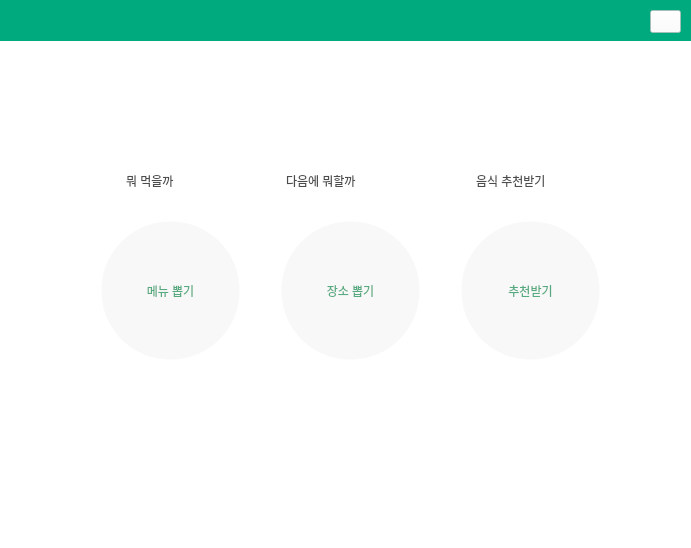
<?xml version="1.0" encoding="UTF-8"?>
<ui version="4.0">
 <class>Form</class>
 <widget class="QWidget" name="Form">
  <property name="windowModality">
   <enum>Qt::NonModal</enum>
  </property>
  <property name="enabled">
   <bool>true</bool>
  </property>
  <property name="geometry">
   <rect>
    <x>0</x>
    <y>0</y>
    <width>691</width>
    <height>548</height>
   </rect>
  </property>
  <property name="windowTitle">
   <string>무작위프로그램</string>
  </property>
  <property name="windowIcon">
   <iconset>
    <normaloff>good.png</normaloff>good.png</iconset>
  </property>
  <property name="windowOpacity">
   <double>1.000000000000000</double>
  </property>
  <property name="styleSheet">
   <string notr="true">background-color:rgb(255, 255, 255);
selection-background-color:rgb(232, 255, 208);
font: 75 9pt &quot;나눔스퀘어라운드 Bold&quot;;</string>
  </property>
  <widget class="QPushButton" name="title_button_2">
   <property name="geometry">
    <rect>
     <x>280</x>
     <y>220</y>
     <width>141</width>
     <height>141</height>
    </rect>
   </property>
   <property name="styleSheet">
    <string notr="true">background-color:rgb(248, 248, 248);
font: 75 13pt &quot;KoPub돋움체 Bold&quot;;
font: rgb(255, 255, 255);
border-color: rgb(234, 234, 234);
border-width: 3px;
border-style: rdige;
border-radius: 70px;
color:rgb(85, 170, 127);</string>
   </property>
   <property name="text">
    <string>장소 뽑기</string>
   </property>
  </widget>
  <widget class="QLabel" name="label">
   <property name="geometry">
    <rect>
     <x>120</x>
     <y>140</y>
     <width>111</width>
     <height>81</height>
    </rect>
   </property>
   <property name="styleSheet">
    <string notr="true">color:rgb(76, 76, 76);
font: 75 16pt &quot;KoPub돋움체 Medium&quot;;
font: rgb(255, 255, 255);
border-color: rgb(255, 255, 255);
border-width: 3px;
border-style: solid;
border-radius: 20px;</string>
   </property>
   <property name="text">
    <string>뭐 먹을까</string>
   </property>
  </widget>
  <widget class="QLabel" name="label_2">
   <property name="geometry">
    <rect>
     <x>300</x>
     <y>410</y>
     <width>91</width>
     <height>111</height>
    </rect>
   </property>
   <property name="text">
    <string/>
   </property>
   <property name="pixmap">
    <pixmap>seoul-tower (1).png</pixmap>
   </property>
   <property name="scaledContents">
    <bool>true</bool>
   </property>
  </widget>
  <widget class="QLabel" name="label_4">
   <property name="geometry">
    <rect>
     <x>280</x>
     <y>140</y>
     <width>141</width>
     <height>81</height>
    </rect>
   </property>
   <property name="styleSheet">
    <string notr="true">color:rgb(76, 76, 76);
font: 75 16pt &quot;KoPub돋움체 Medium&quot;;
font: rgb(255, 255, 255);
border-color: rgb(255, 255, 255);
border-width: 3px;
border-style: solid;
border-radius: 20px;</string>
   </property>
   <property name="text">
    <string>다음에 뭐할까</string>
   </property>
  </widget>
  <widget class="QPushButton" name="title_button_1">
   <property name="geometry">
    <rect>
     <x>100</x>
     <y>220</y>
     <width>141</width>
     <height>141</height>
    </rect>
   </property>
   <property name="styleSheet">
    <string notr="true">background-color:rgb(248, 248, 248);
font: 75 13pt &quot;KoPub돋움체 Bold&quot;;
font: rgb(255, 255, 255);
border-color: rgb(234, 234, 234);
border-width: 3px;
border-style: rdige;
border-radius: 70px;
color:rgb(85, 170, 127);</string>
   </property>
   <property name="text">
    <string>메뉴 뽑기</string>
   </property>
  </widget>
  <widget class="QLabel" name="label_3">
   <property name="geometry">
    <rect>
     <x>0</x>
     <y>0</y>
     <width>691</width>
     <height>41</height>
    </rect>
   </property>
   <property name="styleSheet">
    <string notr="true">background-color: rgb(0, 170, 127);
selection-background-color:rgb(232, 255, 208);
font: 75 9pt &quot;나눔스퀘어라운드 Bold&quot;;</string>
   </property>
   <property name="text">
    <string/>
   </property>
  </widget>
  <widget class="QPushButton" name="title_close">
   <property name="geometry">
    <rect>
     <x>650</x>
     <y>10</y>
     <width>31</width>
     <height>23</height>
    </rect>
   </property>
   <property name="styleSheet">
    <string notr="true">font: 75 9pt &quot;나눔스퀘어라운드 Bold&quot;;
font: rgb(255, 255, 255);
background-color: rgba(255, 255, 255, 170);</string>
   </property>
   <property name="text">
    <string/>
   </property>
   <property name="icon">
    <iconset>
     <normaloff>turn-off.png</normaloff>turn-off.png</iconset>
   </property>
  </widget>
  <widget class="QPushButton" name="title_button_3">
   <property name="geometry">
    <rect>
     <x>460</x>
     <y>220</y>
     <width>141</width>
     <height>141</height>
    </rect>
   </property>
   <property name="styleSheet">
    <string notr="true">background-color:rgb(248, 248, 248);
font: 75 13pt &quot;KoPub돋움체 Bold&quot;;
font: rgb(255, 255, 255);
border-color: rgb(234, 234, 234);
border-width: 3px;
border-style: rdige;
border-radius: 70px;
color:rgb(85, 170, 127);</string>
   </property>
   <property name="text">
    <string>추천받기</string>
   </property>
  </widget>
  <widget class="QLabel" name="label_5">
   <property name="geometry">
    <rect>
     <x>470</x>
     <y>140</y>
     <width>141</width>
     <height>81</height>
    </rect>
   </property>
   <property name="styleSheet">
    <string notr="true">color:rgb(76, 76, 76);
font: 75 16pt &quot;KoPub돋움체 Medium&quot;;
font: rgb(255, 255, 255);
border-color: rgb(255, 255, 255);
border-width: 3px;
border-style: solid;
border-radius: 20px;</string>
   </property>
   <property name="text">
    <string>음식 추천받기</string>
   </property>
  </widget>
 </widget>
 <resources/>
 <connections/>
</ui>
